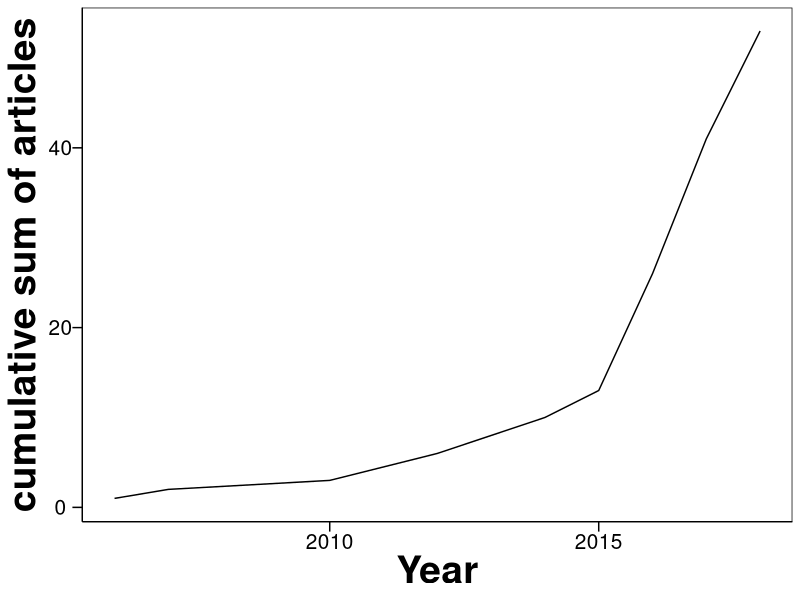
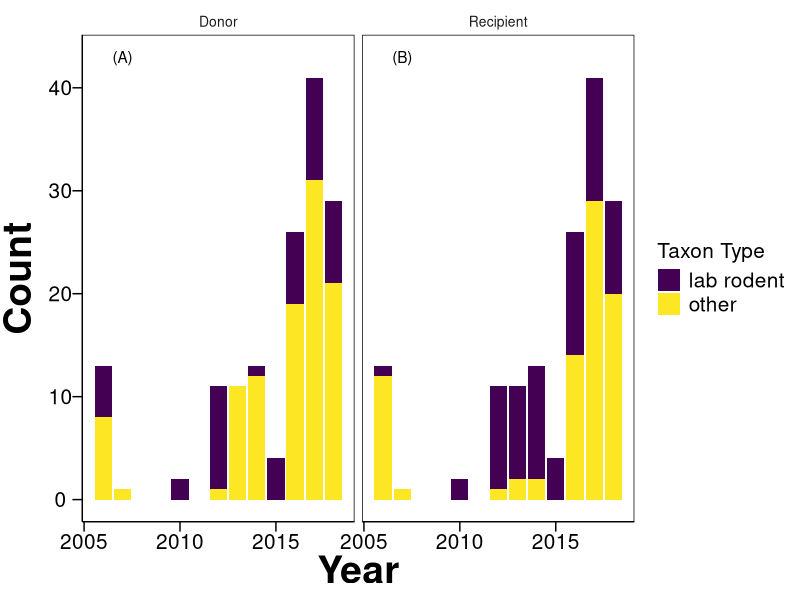
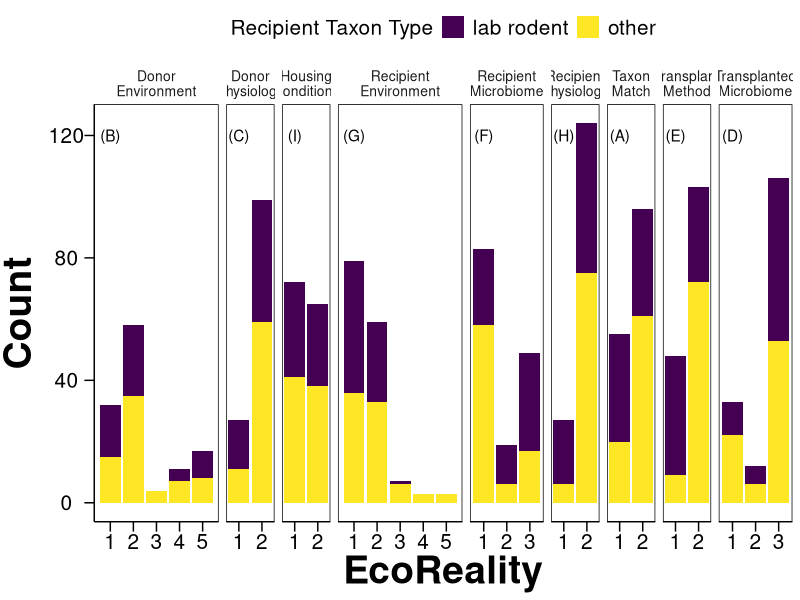
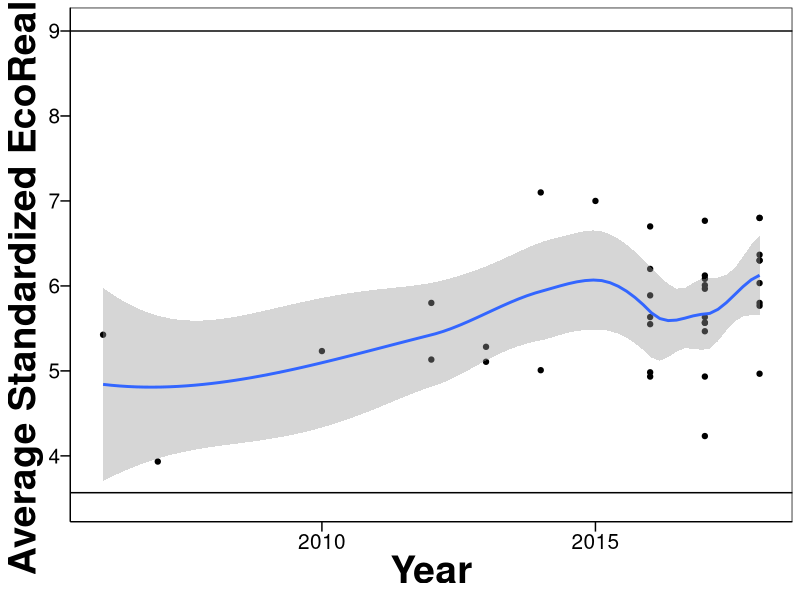
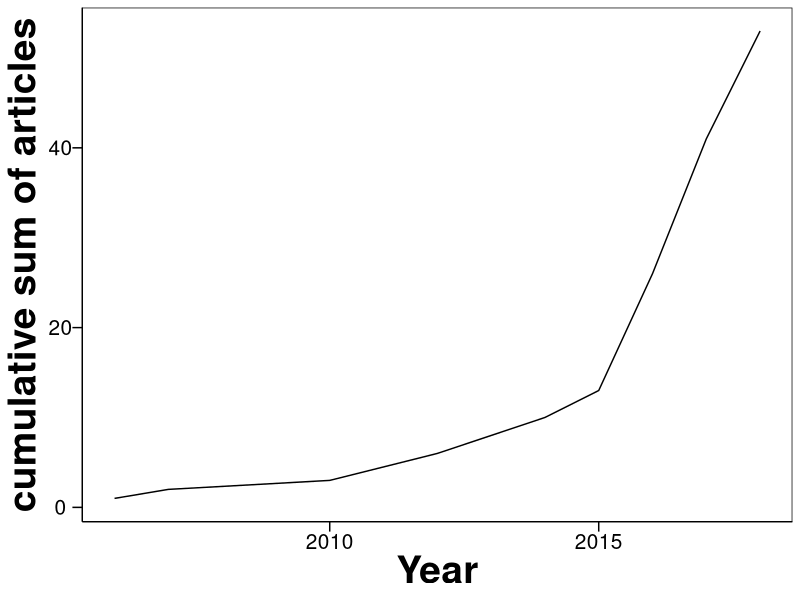
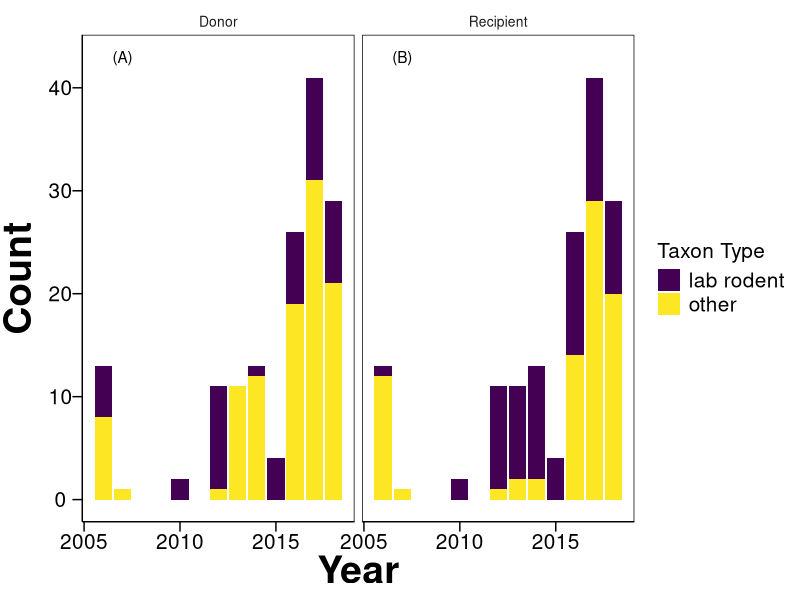
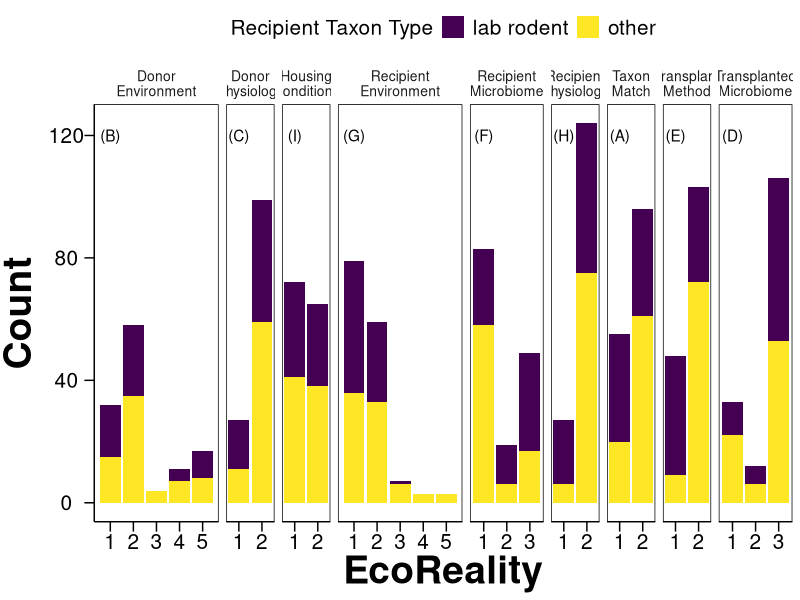
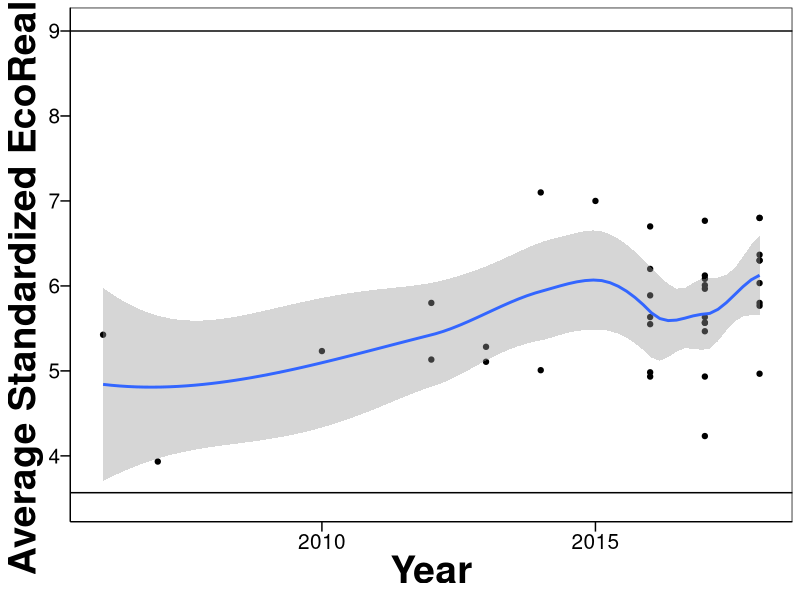

Write the R code that produced these figures, in order.
##############################
##Into the wild: understanding the breadth of host-microbiome interactions
##
## Christopher J. Greyson-Gaito, Timothy J. Bartley, Karl Cottenie, Will M.C. Jarvis, Amy E.M. Newman, Mason Stothart
##
## R script to create figures in manuscript
## 
## Beginning of coding - 2018-11-19
## Version 1.0 - 2019-04-25
##
## As of 2019-04-25, works with R version 3.5.3 (see packages for their versions)
##############################

theme_simple <- function() {
  theme_grey() %+replace%
    theme(
      axis.line = element_line(colour = "black"),
      panel.grid.minor = element_blank(),
      panel.grid.major = element_blank(),
      panel.background = element_blank(),
      axis.title = element_text(size = 28, face = "bold"),
      axis.text.x = element_text(size = 15, colour = "Black"),
      axis.text.y = element_text(size = 15, colour = "Black"),
      axis.ticks.length = unit(0.25, "cm"),
      axis.ticks = element_line(size = 0.5, colour = "Black"),
      panel.border = element_rect(fill = FALSE, size = 0.5),
      legend.title = element_text(size = 15),
      legend.key = element_blank()
    )
}

library("tidyverse") #Version 1.2.1
theme_set(theme_simple())
library(viridis) #Version 0.5.1

## Read in data -----

df_Transplant <- read_csv("data/EcoRealTable_2019-05-05_Data.csv")

## Data wrangling -----

summary(df_Transplant)

# find all the unique taxon IDs
df_Transplant %>% select(`Donor Taxon`, `Recipient Taxon`) %>% 
  unlist() %>% 
  unique() %>% .[order(.)]
  
## create lookup table more programmatically

labrodents <- c( "mouse", "rat")

donors <- df_Transplant %>%
  dplyr::select(`Donor Taxon`) %>%
  unique() %>%
  arrange(`Donor Taxon`) %>%
  mutate(LabRodent.Donor = ifelse(`Donor Taxon` %in% labrodents, "LabRodent", "Other"))

recipients <- df_Transplant %>%
  dplyr::select(`Recipient Taxon`) %>%
  unique() %>%
  arrange(`Recipient Taxon`) %>%
  mutate(LabRodent.Recip = ifelse(`Recipient Taxon` %in% labrodents, "LabRodent", "Other"))

## create new column for whether donor or recipient host was a labrodent or other
df_Transplant <- left_join(df_Transplant, recipients, by = "Recipient Taxon") %>%
  left_join(donors, by = "Donor Taxon")

# Calculation of number of papers (assuming PdFName are unique for each article)
length(unique(df_Transplant$PdFName)) #53 articles

# Calculation of number of transplant instances
length(df_Transplant$PdFName) #152 transplant instances (rows)

# Calculation of average number of transplant instances per article
summary(df_Transplant %>%
  group_by(PdFName) %>%
  summarise(TransplantCount = length(`Transplant Instance`)) %>%
 select(TransplantCount)) # mean 2.815

# Calculation of cumulative number of publications
df_Transplant %>%
  select(PdFName,Year) %>%
  group_by(Year) %>%
  summarise(Count = length(unique(PdFName))) %>%
  ggplot() +
  geom_line(aes(x = Year, y = cumsum(Count))) +
  ylab("cumulative sum of articles")

ggsave(paste(Sys.Date(), "CumulativeSumArticles.pdf"),
       width = 25, height = 12, units = "cm"
)

## Figures --------

#Figure 1 

# necessary data frame to add letters to the plot
ann_fig1 = data.frame(DonorRecip = c("Donor","Recipient"),
                      label = c("(A)", "(B)"))

df_Transplant %>%
  select(PdFName,Year,LabRodent.Donor,LabRodent.Recip) %>% 
  mutate(LabRodent.DonorBin = ifelse(LabRodent.Donor == "LabRodent",1,0),LabRodent.RecipBin = ifelse(LabRodent.Recip == "LabRodent",1,0)) %>%
  group_by(Year) %>%
  summarise(DonorLabRodent = sum(LabRodent.DonorBin==1),DonorOther = sum(LabRodent.DonorBin==0),RecipLabRodent = sum(LabRodent.RecipBin==1), RecipOther = sum(LabRodent.RecipBin==0)) %>%
  select(Year,DonorLabRodent,DonorOther,RecipLabRodent,RecipOther) %>%
  gather(Type, Total, -Year) %>%
  mutate(DonorRecip = ifelse(grepl("Donor", Type),"Donor", "Recipient")) %>%
  mutate(Type = str_remove(Type, "Donor")) %>%
  mutate(Type = str_remove(Type, "Recip")) %>%
  ggplot()+
  geom_col(aes(x = Year, y = Total, fill = Type )) +
  facet_grid(.~DonorRecip)+
  theme(strip.background=element_blank(),strip.text.x=element_text(size=10),strip.text.y=element_text(size=10),
        axis.title.y=element_text(hjust=0.5, vjust=1.5),legend.text=element_text(size=15)) +
  scale_fill_viridis(
    name = "Taxon Type", breaks = c("LabRodent", "Other"),
    labels = c("lab rodent", "other"), alpha = 1, begin = 0, end = 1,
    direction = 1, discrete = TRUE, option = "D"
  ) +
  ylab("Count") +
  geom_text(data = ann_fig1, 
            mapping = aes(x = 2007, y = 43, label = label))
            # hjust = -0.1,
            # vjust = -1)

ggsave(paste(Sys.Date(), "CountAnimals.pdf"),
       width = 18, height = 12, units = "cm"
)


## Figure 2

ann_fig2 = data.frame(Type = c("Taxon\nMatch","Donor\nEnvironment",
                               "Donor\nPhysiology","Transplanted\nMicrobiome",
                               "Transplant\nMethod","Recipient\nMicrobiome",
                               "Recipient\nEnvironment","Recipient\nPhysiology",
                               "Housing\nConditions"),
                      label = c("(A)", "(B)", "(C)", "(D)", "(E)",
                                "(F)", "(G)", "(H)", "(I)"))


ecoreality_conditions <- df_Transplant %>%
  dplyr::select(LabRodent.Recip, starts_with("EcoReality")) %>%
  # select the relevant columns for the plotting function
  mutate(`EcoReality of Taxon Match` = ifelse(`EcoReality Taxon Match`=="Match",2,1)) %>%
  select(-`EcoReality Taxon Match`) %>%
  gather(starts_with("EcoReality of"), key = "Type", value = "EcoReality") %>%
  mutate(Type = str_remove(Type, "EcoReality of ")) %>%
  mutate(Type = str_remove(Type, " \\(1-3\\)")) %>%
  mutate(Type = str_remove(Type, " \\(1-5\\)")) %>%
  mutate(Type = str_remove(Type, " \\(1-2\\)")) %>%
  mutate(Type = str_replace(Type, " ", "\n")) %>%
  # create the long format for ease of plotting
  # not necessary to create individual figures (see code below)
  mutate(`EcoReality` = as.numeric(`EcoReality`),
         Type = factor(Type,levels=c("Taxon\nMatch","Donor\nEnvironment","Donor\nPhysiology","Transplanted\nMicrobiome","Transplant\nMethod","Recipient\nMicrobiome","Recipient\nEnvironment","Recipient\nPhysiology","Housing\nConditions")))

AV_ecoreality_conditions <- ecoreality_conditions %>%
  group_by(Type)%>%
  summarise(AvEcoReality=mean(`EcoReality`, na.rm=TRUE))%>%
  mutate(EcoRealityMax=c(2,5,2,3,2,3,5,2,2), propEcoReality=AvEcoReality/EcoRealityMax)
  
AV_ecoreality_conditions_recipienttaxon <- ecoreality_conditions %>%
  group_by(LabRodent.Recip,Type)%>%
  summarise(AvEcoReality=mean(`EcoReality`, na.rm=TRUE))%>%
  mutate(EcoRealityMax=c(2,5,2,3,2,3,5,2,2), propEcoReality=AvEcoReality/EcoRealityMax)

  ggplot(ecoreality_conditions) +
  geom_bar(aes(x = `EcoReality`, 
                     fill = LabRodent.Recip)) + 
  facet_grid (.~ Type, scales = "free_x",space = "free_x") +
  theme(legend.position = "top",
        strip.background=element_blank(),strip.text.x=element_text(size=10),strip.text.y=element_text(size=10),
        axis.title.y=element_text(hjust=0.5, vjust=1.5),legend.text=element_text(size=15)) +
  scale_fill_viridis(
    name = "Recipient Taxon Type", breaks = c("LabRodent", "Other"),
    labels = c("lab rodent", "other"), alpha = 1, begin = 0, end = 1,
    direction = 1, discrete = TRUE, option = "D"
  ) +
  scale_x_continuous(breaks = function(x) pretty(x)[pretty(x) %% 1 == 0]) +
  # https://stackoverflow.com/questions/15622001/how-to-display-only-integer-values-on-an-axis-using-ggplot2
  xlab("EcoReality") + 
  ylab("Count") +
  geom_text(data = ann_fig2, 
            mapping = aes(x = 1, y = 120, label = label))

ggsave(paste(Sys.Date(), "EcoRealityComparisons.pdf"),
  width = 25, height = 12, units = "cm"
)


#Figure 3
ecorealperpaper<-df_Transplant %>%
  dplyr::select(Year,PdFName, `Transplant Instance`, starts_with("EcoReality")) %>%
  mutate(`EcoReality Taxon Match` = ifelse(`EcoReality Taxon Match` == "Match",2,1))%>%
  # select the relevant columns for the plotting function
  gather(starts_with("EcoReality"), key = "Type", value = "EcoRealityAbs") %>%
  mutate(Type = str_remove(Type, "EcoReality ")) %>%
  mutate(Type = str_remove(Type, "of ")) %>%
  mutate(Type = str_remove(Type, " \\(1-3\\)")) %>%
  mutate(Type = str_remove(Type, " \\(1-5\\)")) %>%
  mutate(Type = str_remove(Type, " \\(1-2\\)")) %>%
  # create the long format for ease of plotting
  # not necessary to create individual figures (see code below)
  mutate(EcoRealityAbs=as.numeric(EcoRealityAbs))%>%
  mutate(EcoReality = case_when(
    Type=="Taxon Match" ~ EcoRealityAbs/2,
    Type=="Donor Environment" ~ EcoRealityAbs/5,
    Type=="Donor Physiology" ~ EcoRealityAbs/2,
    Type=="Housing Conditions" ~ EcoRealityAbs/2,
    Type=="Recipient Environment" ~ EcoRealityAbs/5,
    Type=="Recipient Microbiome" ~ EcoRealityAbs/3,
    Type=="Recipient Physiology" ~ EcoRealityAbs/2,
    Type=="Transplant Method" ~ EcoRealityAbs/2,
    Type=="Transplanted Microbiome" ~ EcoRealityAbs/3)) %>%
  select(-EcoRealityAbs)%>%
  spread(Type, EcoReality) %>%
  mutate(EcoRealSum = rowSums(.[4:11])) %>%
  group_by(Year,PdFName) %>%
  summarise(AvER = mean(EcoRealSum, na.rm=TRUE)) %>%
  arrange(AvER)


  ggplot(ecorealperpaper)+
  geom_point(aes(Year, AvER))+
  geom_smooth(aes(Year, AvER))+
  geom_hline(yintercept=3.566667)+
  geom_hline(yintercept=9)+
  scale_y_continuous(limits=c(3.5,9))+ #3.5666667 is the lowest score a paper can have, 9 is the highest score a paper can have
  ylab("Average Standardized EcoReality")

ggsave(paste(Sys.Date(), "EcoRealityAverageStandardOverTime.pdf"),
       width = 18, height = 14, units = "cm"
)

##### Useful extra information

# How many of the recipient microbiomes 1 are gnobiotic bees.
bees <- df_Transplant %>%
  dplyr::select(`Recipient Taxon`, LabRodent.Recip, starts_with("EcoReality")) %>%
  # select the relevant columns for the plotting function
  mutate(`EcoReality of Taxon Match` = ifelse(`EcoReality Taxon Match`=="Match",2,1)) %>%
  select(-`EcoReality Taxon Match`) %>%
  gather(starts_with("EcoReality of"), key = "Type", value = "EcoReality") %>%
  mutate(Type = str_remove(Type, "EcoReality of ")) %>%
  mutate(Type = str_remove(Type, " \\(1-3\\)")) %>%
  mutate(Type = str_remove(Type, " \\(1-5\\)")) %>%
  mutate(Type = str_remove(Type, " \\(1-2\\)")) %>%
  mutate(Type = str_replace(Type, " ", "\n")) %>%
  # create the long format for ease of plotting
  # not necessary to create individual figures (see code below)
  mutate(`EcoReality` = as.numeric(`EcoReality`),
         Type = factor(Type,levels=c("Taxon\nMatch","Donor\nEnvironment","Donor\nPhysiology","Transplanted\nMicrobiome","Transplant\nMethod","Recipient\nMicrobiome","Recipient\nEnvironment","Recipient\nPhysiology","Housing\nConditions"))) %>%
  filter(Type=="Recipient\nMicrobiome") %>%
  filter(`EcoReality`==1)
  
table(bees$`Recipient Taxon`)

nrow(bees)
# Find articles for bees in recipient microbiom 1
beearticle <- df_Transplant %>%
  dplyr::select(PdFName,`Recipient Taxon`, `EcoReality of Recipient Microbiome (1-3)`)%>%
  filter(`EcoReality of Recipient Microbiome (1-3)`==1) %>%
  filter(`Recipient Taxon` %in% c("bee", "bumblebee"))

# Are zebrafish in Recipient microbiome 1 gnotobiotic too - find articles
zebrafish <- df_Transplant %>%
  dplyr::select(PdFName,`Recipient Taxon`, `EcoReality of Recipient Microbiome (1-3)`)%>%
  filter(`EcoReality of Recipient Microbiome (1-3)`==1) %>%
  filter(`Recipient Taxon`=="zebrafish")
